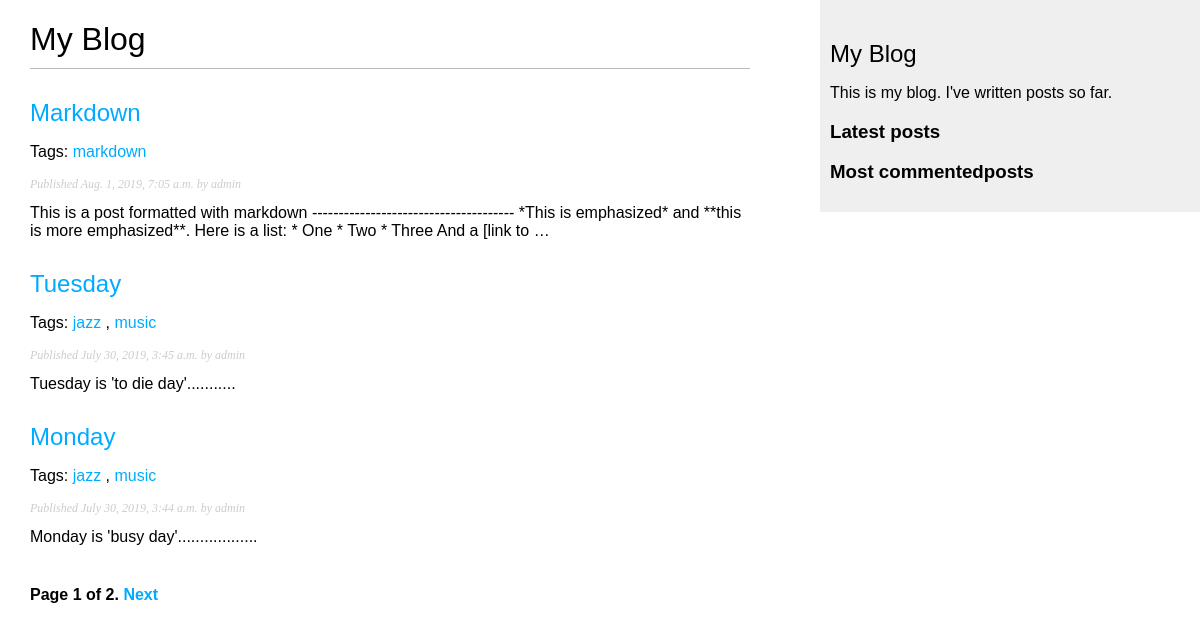
Screenshot of /blog/ with the database file from the repository.
### blog/models.py (models this page shows, shortened)
class Post(models.Model):
    objects = models.Manager() #原始管理器
    published = PublishedManager()  #自定义管理器
    STATUS_CHOICES = (
	    ('draft', 'Draft'),
		('published', 'Published'),
    )
    title = models.CharField(max_length=250)
    slug = models.SlugField(max_length=250, unique_for_date='publish')
    author = models.ForeignKey(User, on_delete=models.CASCADE, related_name='blog_posts')
    body = models.TextField()
    publish = models.DateTimeField(default=timezone.now)
    created = models.DateTimeField(auto_now_add=True)
    updated = models.DateTimeField(auto_now=True)
    status = models.CharField(max_length=10, choices=STATUS_CHOICES, default='draft')
    tags=TaggableManager()
    class Meta:
        ordering = ('-publish',)
    def get_absolute_url(self):
        return reverse('blog:post_detail', args=[self.publish.year, self.publish.month, self.publish.day, self.slug])

### blog/views.py (the view)
# urls.py: path('', views.post_list, name='post_list'),
def post_list(request, tag_slug=None):
    object_list = Post.published.all()
    tag = None
    if tag_slug:
        tag = get_object_or_404(Tag, slug=tag_slug)
        object_list = object_list.filter(tags__in=[tag])
    paginator = Paginator(object_list, 3) # 每页显示三条数据
    page = request.GET.get('page')
    try:
        posts = paginator.page(page)
    except PageNotAnInteger:
        posts = paginator.page(1) # 如果参数不是一个整数，返回第一页
    except EmptyPage:
        posts = paginator.page(paginator.num_pages)
    return render(request, 'blog/post/list.html', {'page': page, 'posts': posts, 'tag': tag})

### blog/models.py (called while the page is built)
    def get_queryset(self):
        return super(PublishedManager, self).get_queryset().filter(status='published')

### blog/templates/blog/post/list.html (shortened to what this page needs)
{% extends "blog/base.html" %}
{% load blog_tags %}
{% block content %}
  <h1> My Blog </h1>
    {% for post in posts %}
      <h2>
         <a href="{{ post.get_absolute_url }}">
           {{ post.title }}</a>
      </h2>
    <p class="tags">
      Tags:
      {% for tag in post.tags.all %}
        <a href="{% url "blog:post_list_by_tag" tag.slug %}">{{ tag.name }}</a>
      {% if not forloop.last %}, {% endif %}
      {% endfor %}
    </p>
    <p class="date">
      Published  {{ post.publish }} by {{post.author}}
    </p>
       {{ post.body|markdown|truncatewords_html:30 }}
    {% endfor %}
{% include "pagination.html" with page=posts %}
{% endblock %}

### blog/static/css/blog.css (style rules this page uses)
body { margin:0; padding:0; font-family:helvetica, sans-serif; }
a { color:#00abff; text-decoration:none; }
h1 { font-weight:normal; border-bottom:1px solid #bbb; padding:0 0 10px 0; }
h2 { font-weight:normal; margin:30px 0 0; }
p.date { color:#ccc; font-family: georgia, serif; font-size: 12px; font-style: italic; }

### rows the page displays
Post: title "Markdown", publish "Aug. 1, 2019, 7:05 a.m.", author "admin", body "This is a post formatted with markdown -------------------------------------- *This is emphasized* and **this is more emphasized**. Here is a list: * One * Two * Three And a [link to …"
Tag: name "markdown"
Post: title "Tuesday", publish "July 30, 2019, 3:45 a.m.", author "admin", body "Tuesday is 'to die day'..........."
Tag: name "jazz"
Tag: name "music"
Post: title "Monday", publish "July 30, 2019, 3:44 a.m.", author "admin", body "Monday is 'busy day'.................."

### other values shown
{{ page.number }} "1"
{{ page.paginator.num_pages }} "2"
